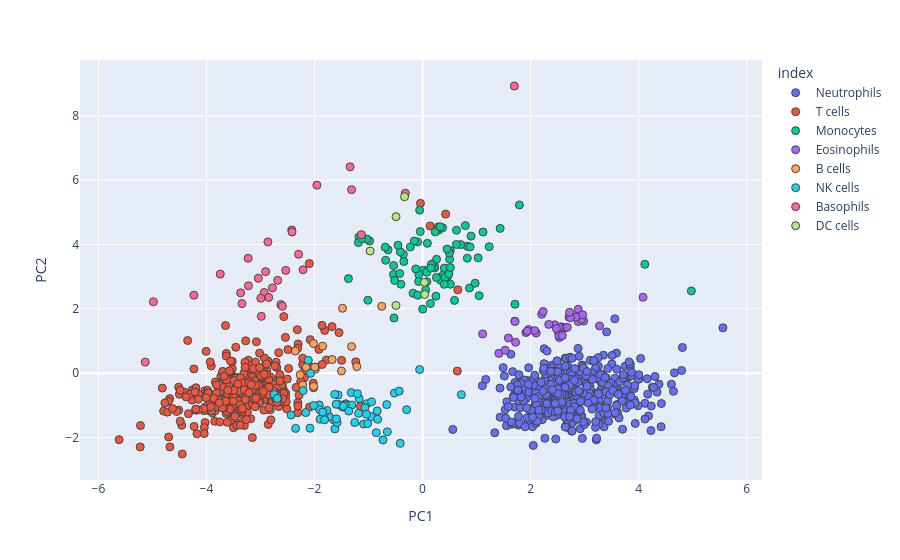

The notebook cell this image was saved under:
### Code cell
fig = px.scatter(scores_df, x='PC1', y='PC2', color=labels, hover_data=['PC1', 'PC2'])
fig.update_traces(mode='markers', marker_line_width=1, marker_size=8)
fig.show()

### Figure 1 — Plotly figure (JSON) as saved in the notebook; plotly's stock layout.template omitted (floating-point values rounded to 4 significant figures; data arrays with more than 128 entries replaced by an {"elided": "..."} marker saying what was removed)
{"data": [{"hovertemplate": "index=Neutrophils<br>PC1=%{x}<br>PC2=%{y}<extra></extra>", "legendgroup": "Neutrophils", "marker": {"color": "#636efa", "line": {"width": 1}, "size": 8, "symbol": "circle"}, "mode": "markers", "name": "Neutrophils", "orientation": "v", "showlegend": true, "type": "scatter", "x": {"elided": "427 float values"}, "xaxis": "x", "y": {"elided": "427 float values"}, "yaxis": "y"}, {"hovertemplate": "index=T cells<br>PC1=%{x}<br>PC2=%{y}<extra></extra>", "legendgroup": "T cells", "marker": {"color": "#EF553B", "line": {"width": 1}, "size": 8, "symbol": "circle"}, "mode": "markers", "name": "T cells", "orientation": "v", "showlegend": true, "type": "scatter", "x": {"elided": "342 float values"}, "xaxis": "x", "y": {"elided": "342 float values"}, "yaxis": "y"}, {"hovertemplate": "index=Monocytes<br>PC1=%{x}<br>PC2=%{y}<extra></extra>", "legendgroup": "Monocytes", "marker": {"color": "#00cc96", "line": {"width": 1}, "size": 8, "symbol": "circle"}, "mode": "markers", "name": "Monocytes", "orientation": "v", "showlegend": true, "type": "scatter", "x": [0.223, -0.3543, 1.793, -0.5281, -0.6381, -0.5347, 0.4637, 0.3271, 1.047, 0.05274, 0.002702, 0.5006, 1.711, 0.5122, 0.8697, -0.1765, 0.8979, 0.2223, -0.9811, 0.1899, 0.4983, 0.3368, -0.05361, -0.4127, 0.386, 0.4177, -0.5385, -1.176, 0.5918, 0.2592, -0.4004, 0.006375, 1.436, 0.5147, -0.09095, 0.8254, 0.4541, 0.07764, 0.2475, -0.0427, -1.372, -0.346, 0.1618, -0.6917, -0.1525, -0.06751, 0.08052, -0.07364, 0.403, 0.7071, 1.119, -0.4545, 0.8288, 0.8788, -0.226, -1.187, 0.4868, 0.08987, 4.976, -0.08695, 0.3001, -0.1262, 0.1518, 0.7923, -1.03, 4.114, 0.6282, 0.4016, 0.9738, 0.2897, -0.5163, 1.233, -0.6832, -0.4225, 0.2346, 0.6265, 0.3704, 0.5144, 0.3261, 0.1458, 1.029, 0.2575, 0.05865, -1.011, -1.124], "xaxis": "x", "y": [3.27, 3.695, 5.231, 1.717, 3.837, 3.346, 3.004, 2.98, 2.409, 3.194, 1.992, 3.542, 2.143, 3.809, 2.648, 2.486, 4.261, 3.323, 4.112, 3.405, 3.736, 2.886, 5.069, 3.773, 3.063, 2.98, 3.067, 4.238, 2.263, 3.541, 2.767, 3.199, 4.503, 2.766, 4.082, 3.95, 3.86, 3.138, 2.394, 4.403, 2.94, 3.472, 3.376, 3.919, 4.108, 3.07, 2.843, 2.854, 3.269, 3.998, 4.39, 3.978, 3.577, 3.927, 3.925, 4.061, 3.089, 4.038, 2.557, 2.425, 4.454, 3.242, 3.269, 4.589, 4.172, 3.384, 4.445, 2.763, 2.797, 4.548, 2.886, 3.932, 3.51, 3.097, 4.391, 4.001, 4.521, 3.283, 4.552, 2.166, 3.586, 2.972, 2.586, 2.268, 4.189], "yaxis": "y"}, {"hovertemplate": "index=Eosinophils<br>PC1=%{x}<br>PC2=%{y}<extra></extra>", "legendgroup": "Eosinophils", "marker": {"color": "#ab63fa", "line": {"width": 1}, "size": 8, "symbol": "circle"}, "mode": "markers", "name": "Eosinophils", "orientation": "v", "showlegend": true, "type": "scatter", "x": [2.961, 2.563, 2.88, 1.589, 1.914, 2.982, 2.521, 2.882, 2.105, 1.413, 1.112, 1.708, 2.643, 2.53, 2.939, 1.722, 1.529, 2.446, 2.85, 1.711, 1.963, 2.532, 2.074, 3.276, 1.941, 2.479, 2.678, 2.525, 2.205, 2.231, 2.843, 4.081, 2.71, 2.738, 2.722, 2.963, 2.335, 2.587], "xaxis": "x", "y": [1.646, 1.441, 1.986, 1.094, 1.264, 1.619, 1.247, 1.604, 1.247, 0.6159, 1.221, 1.614, 1.412, 1.429, 1.675, 0.9611, 0.7132, 1.504, 1.758, 1.608, 1.356, 1.109, 1.323, 1.468, 1.305, 1.386, 1.425, 1.159, 1.832, 1.914, 1.747, 2.361, 1.745, 1.725, 1.893, 1.814, 1.517, 1.167], "yaxis": "y"}, {"hovertemplate": "index=B cells<br>PC1=%{x}<br>PC2=%{y}<extra></extra>", "legendgroup": "B cells", "marker": {"color": "#FFA15A", "line": {"width": 1}, "size": 8, "symbol": "circle"}, "mode": "markers", "name": "B cells", "orientation": "v", "showlegend": true, "type": "scatter", "x": [-1.482, -2.016, -2.219, -1.673, -1.216, -2.264, -0.7549, -1.313, -1.991, -1.985, -1.994, -1.501, -2.154, -1.849, -2.357, -2.018], "xaxis": "x", "y": [2.019, -0.4122, -0.3675, 0.4236, 0.2047, -0.04831, 2.078, 0.8279, 0.1898, 0.1234, 0.1863, 0.06695, 0.1847, 0.8405, 0.6886, 0.9203], "yaxis": "y"}, {"hovertemplate": "index=NK cells<br>PC1=%{x}<br>PC2=%{y}<extra></extra>", "legendgroup": "NK cells", "marker": {"color": "#19d3f3", "line": {"width": 1}, "size": 8, "symbol": "circle"}, "mode": "markers", "name": "NK cells", "orientation": "v", "showlegend": true, "type": "scatter", "x": [-0.8385, -0.2939, -1.912, -1.646, -0.9454, -1.539, -2.162, -1.092, -1.726, -1.827, 0.7183, -2.746, -1.769, -1.419, -1.309, -0.8311, -1.318, -2.689, -0.732, -1.474, -1.433, -0.4134, -0.05399, -1.254, -0.8562, -0.6517, -1.563, -1.905, -2.433, -1.184, -1.625, -1.897, -1.467, -2.073, -1.622, -2.21, -1.847, -1.031, -1.066, -0.5205, -0.4328, -1.366, -2.014, -1.016, -1.173, -1.038, -1.581, -1.207, -1.595, -0.6628, -1.813, -1.599, -2.349, -0.9442, -2.084, -2.115], "xaxis": "x", "y": [-1.174, -1.136, -0.9888, -1.45, -1.351, -0.9807, -1.225, -1.58, -1.349, -1.306, -0.6674, -0.6631, -1.16, -0.9507, -0.9925, -1.432, -0.6046, -0.7838, -2.076, -1.057, -0.9885, -2.183, 0.1132, -1.534, -1.851, -1.824, -0.6775, -1.138, -1.3, -1.248, -0.6579, -1.432, -1.026, -0.007352, -1.733, -0.542, -1.211, -0.9497, -1.074, -0.6202, -0.5589, -1.179, -1.007, -1.568, -0.7945, -1.274, -1.535, -0.637, -1.42, -0.977, -1.451, -0.9655, -1.718, -0.8917, -1.711, 0.4023], "yaxis": "y"}, {"hovertemplate": "index=Basophils<br>PC1=%{x}<br>PC2=%{y}<extra></extra>", "legendgroup": "Basophils", "marker": {"color": "#FF6692", "line": {"width": 1}, "size": 8, "symbol": "circle"}, "mode": "markers", "name": "Basophils", "orientation": "v", "showlegend": true, "type": "scatter", "x": [-0.3186, -2.93, -2.211, -2.984, -1.341, -2.421, -4.231, -2.847, -2.862, -2.624, -2.68, -3.228, -1.955, -2.414, -2.532, -3.223, -2.595, -2.293, -2.993, -3.342, -3.04, -4.982, -2.905, -1.131, -5.133, -1.313, 1.699, -3.744, -3.367, -2.778], "xaxis": "x", "y": [5.594, 2.508, 3.214, 1.767, 6.416, 4.451, 2.424, 2.355, 4.082, 2.133, 2.887, 3.575, 5.848, 4.391, 3.197, 2.717, 2.08, 3.698, 2.333, 2.164, 2.952, 2.22, 3.156, 4.306, 0.3445, 5.706, 8.93, 3.079, 2.498, 2.652], "yaxis": "y"}, {"hovertemplate": "index=DC cells<br>PC1=%{x}<br>PC2=%{y}<extra></extra>", "legendgroup": "DC cells", "marker": {"color": "#B6E880", "line": {"width": 1}, "size": 8, "symbol": "circle"}, "mode": "markers", "name": "DC cells", "orientation": "v", "showlegend": true, "type": "scatter", "x": [-0.4907, -0.4919, 0.03922, -0.3333, 0.03302, -0.9704], "xaxis": "x", "y": [4.867, 2.106, 2.447, 5.487, 2.823, 3.798], "yaxis": "y"}], "layout": {"legend": {"title": {"text": "index"}, "tracegroupgap": 0}, "margin": {"t": 60}, "xaxis": {"anchor": "y", "domain": [0, 1], "title": {"text": "PC1"}}, "yaxis": {"anchor": "x", "domain": [0, 1], "title": {"text": "PC2"}}}}
